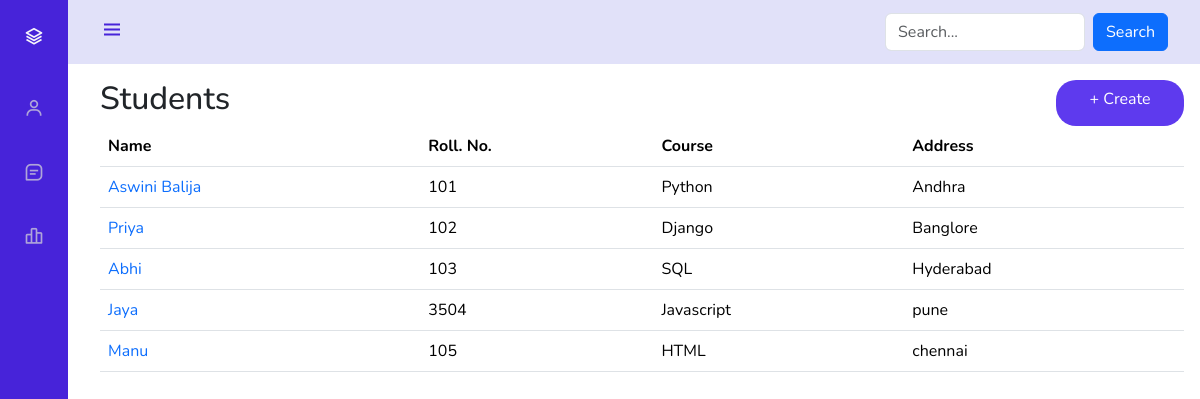
The page / on the database its author committed.
### std_details/models.py (models this page shows)
class Student(models.Model):
    name = models.CharField(max_length=100)
    roll = models.IntegerField()
    course = models.CharField(max_length=150)
    address = models.TextField()

### std_details/views.py (the view)
# urls.py: path('',views.home, name='home'),
def home(request):
    query = request.GET.get('q', '')
    if query:
        students = Student.objects.filter(name__icontains = query)
    else:
        students = Student.objects.all()
    context = {
        'students': students
    }
    return render(request,'home.html', context)

### std_details/templates/home.html
{% extends 'main.html' %}
{% block content %}
    <div class="page-heading">
        <h2>Students</h2>
        <a type="button" class="btn button" href="{% url 'create' %}">+ Create</a>
    </div>
    <table class="table table-hover">
        <thead>
            <tr>
              <th scope="col">Name</th>
              <th scope="col">Roll. No.</th>
              <th scope="col">Course</th>
              <th scope="col">Address</th>
            </tr>
          </thead>
          <tbody>
            {% for student in students %}
            <tr>
              <td><a href="{% url 'details' student.id %}">{{ student.name }}</a></td>
              <td>{{ student.roll }}</td>
              <td>{{ student.course }}</td>
              <td>{{ student.address }}</td>
            </tr>
            {% endfor %}
          </tbody>
    </table>
{% endblock content %}

### std_details/templates/main.html (shortened to what this page needs)
<!DOCTYPE html>
<html lang="en">
<head>
    <link href="https://cdn.jsdelivr.net/npm/bootstrap@5.3.3/dist/css/bootstrap.min.css" rel="stylesheet">
    <link href="https://cdn.jsdelivr.net/npm/boxicons@latest/css/boxicons.min.css" rel="stylesheet">
    <link href="https://cdn.jsdelivr.net/npm/bootstrap-icons/font/bootstrap-icons.css" rel="stylesheet">
</head>
<body id="body-pd">
    {% include 'nav.html' %}
        <div class="height-80 main-cont">
            {% block content %}
            {% endblock content %}
        </div>
</body>
</html>

### std_details/templates/nav.html (shortened to what this page needs)
<header class="header" id="header" style="background-color: rgb(225, 225, 249);">
    <div class="header_toggle"> <i class='bx bx-menu' id="header-toggle"></i> </div>
    <div class="header_search">
        <form action="{% url 'home' %}" method="GET" class="d-flex">
            <input type="text" name="q" class="form-control" placeholder="Search..." style="width: 200px;" value="{{ request.GET.q }}">
            <button type="submit" class="btn btn-primary ms-2">Search</button>
        </form>
    </div>
</header>
<div class="l-navbar" id="nav-bar">
    <nav class="nav">
        <div> <a href="{% url 'home' %}" class="nav_logo"> <i class='bx bx-layer nav_logo-icon'></i> <span class="nav_logo-name">Student Management</span> </a>
             <a href="{% url 'home' %}" class="nav_link"> <i class='bx bx-user nav_icon'></i> <span class="nav_name">Students</span> </a>
            <a href="{% url 'contact' %}" class="nav_link"> <i class='bx bx-message-square-detail nav_icon'></i> <span class="nav_name">Contact</span> </a>
            <a href="{% url 'about' %}" class="nav_link"> <i class='bx bx-bar-chart-alt-2 nav_icon'></i> <span class="nav_name">About</span> </a> </div>
        </div>

### std_details/templates/main.html (style rules this page uses)
:root { --header-height: 3rem;--nav-width: 68px;--first-color: #4723D9;--first-color-light: #AFA5D9;--white-color: #F7F6FB;--body-font: 'Nunito', sans-serif;--normal-font-size: 1rem;--z-fixed: 100 }
*,::before,::after { box-sizing: border-box }
body { position: relative;margin: var(--header-height) 0 0 0;padding: 0 1rem;font-family: var(--body-font);font-size: var(--normal-font-size);transition: .5s }
a { text-decoration: none }
.header { width: 100%;height: var(--header-height);position: fixed;top: 0;left: 0;display: flex;align-items: center;justify-content: space-between;padding: 0 1rem;background-color: var(--white-color);z-index: var(--z-fixed);transition: .5s }
.header_toggle { color: var(--first-color);font-size: 1.5rem;cursor: pointer }
.l-navbar { position: fixed;top: 0;left: -30%;width: var(--nav-width);height: 100vh;background-color: var(--first-color);padding: .5rem 1rem 0 0;transition: .5s;z-index: var(--z-fixed) }
.nav { height: 100%;display: flex;flex-direction: column;justify-content: space-between;overflow: hidden }
.nav_logo, .nav_link { display: grid;grid-template-columns: max-content max-content;align-items: center;column-gap: 1rem;padding: .5rem 0 .5rem 1.5rem }
.nav_logo { margin-bottom: 2rem }
.nav_logo-icon { font-size: 1.25rem;color: var(--white-color) }
.nav_link { position: relative;color: var(--first-color-light);margin-bottom: 1.5rem;transition: .3s }
.nav_icon { font-size: 1.25rem }
@media screen and (min-width: 768px) { body { margin: calc(var(--header-height) + 1rem) 0 0 0;padding-left: calc(var(--nav-width) + 2rem) } }
@media screen and (min-width: 768px) { .header { height: calc(var(--header-height) + 1rem);padding: 0 2rem 0 calc(var(--nav-width) + 2rem) } }
@media screen and (min-width: 768px) { .l-navbar { left: 0;padding: 1rem 1rem 0 0 } }
.page-heading { display: flex; justify-content: space-between; }
.main-cont { margin-top: 5rem; }
.button { border-radius: 20px; width: 8rem; color: white; background-color: #5e3aee; }

### rows shown on the page
Student: name "Aswini Balija", roll "101", course "Python", address "Andhra"
Student: name "Priya", roll "102", course "Django", address "Banglore"
Student: name "Abhi", roll "103", course "SQL", address "Hyderabad"
Student: name "Jaya", roll "3504", course "Javascript", address "pune"
Student: name "Manu", roll "105", course "HTML", address "chennai"
